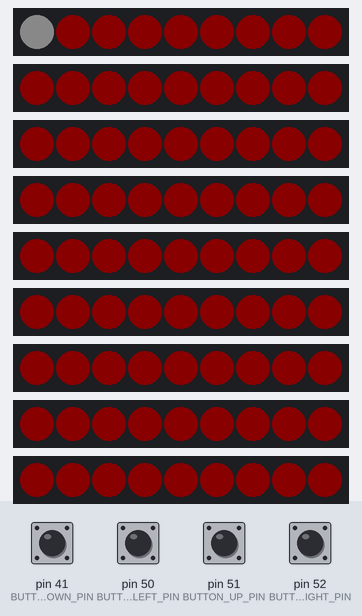
The sketch below on a simulated Arduino Mega 2560, built with avr-gcc and run on an emulated ATmega2560. Shown: 9 × 9 RGB LEDs in strip order, left to right. The test bench sets the inputs (shaded band); at power-on: pin 41 (BUTTON_DOWN_PIN), pin 50 (BUTTON_LEFT_PIN), pin 51 (BUTTON_UP_PIN), pin 52 (BUTTON_RIGHT_PIN) HIGH. Dim RGB values are drawn brighter than linear.

Above: at 1.2 s.
1.3 s: pin 51 (BUTTON_UP_PIN) pulled LOW for 1 s
At 3.4 s:
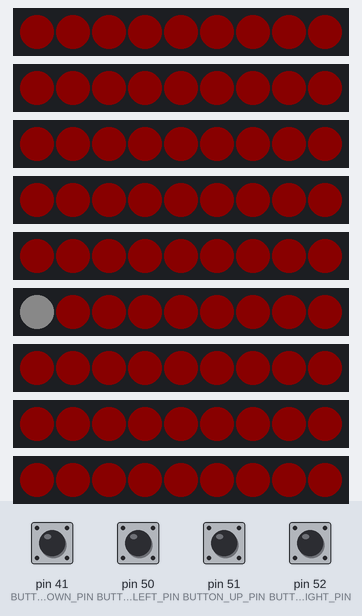
3.8 s: pin 51 (BUTTON_UP_PIN) pulled LOW for 0.15 s
At 5.0 s:
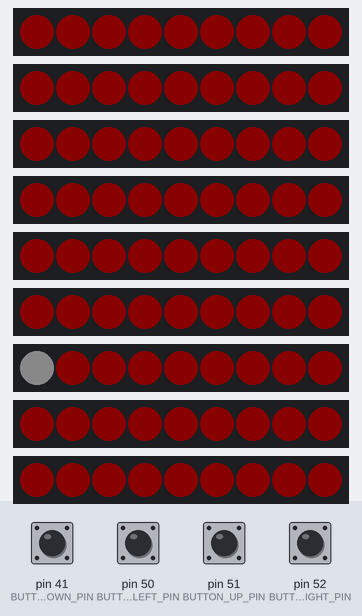
5.4 s: pin 51 (BUTTON_UP_PIN) pulled LOW for 0.15 s
At 6.4 s:
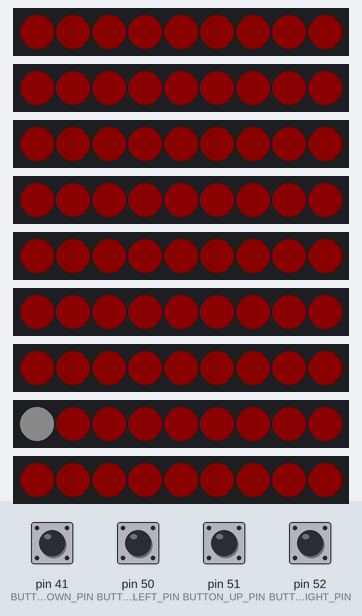
7.0 s: pin 51 (BUTTON_UP_PIN) pulled LOW for 0.15 s
At 7.6 s:
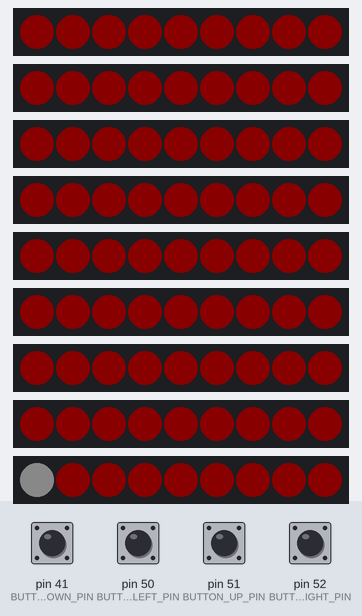
8.6 s: pin 52 (BUTTON_RIGHT_PIN) pulled LOW for 0.15 s
At 8.9 s:
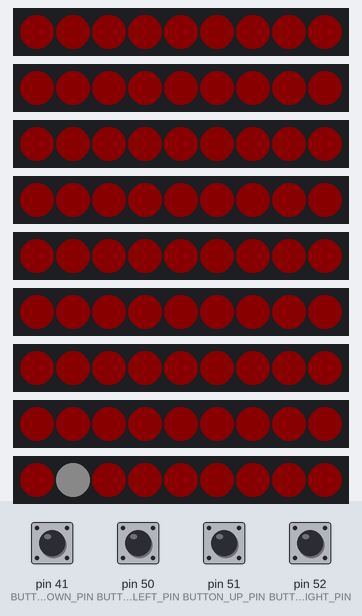
10.2 s: pin 41 (BUTTON_DOWN_PIN) pulled LOW for 0.15 s
At 11.3 s:
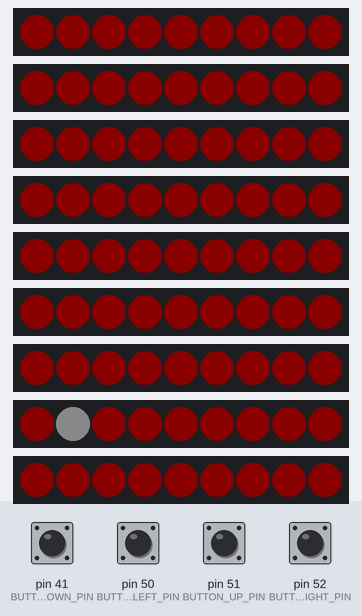
Timing chart, 0 to 12.8 s (numbered marks = the images above; inputs shaded):
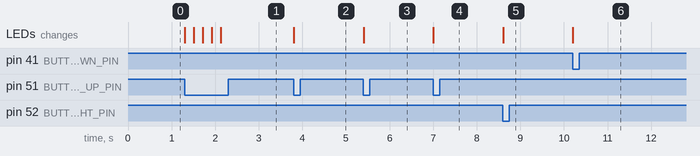

The sketch:

Testing.ino
```cpp
#include <FastLED.h>

#define LED_PIN3     3
#define LED_PIN4     4
#define LED_PIN5     5
#define LED_PIN6     6
#define LED_PIN7     7
#define LED_PIN8     8
#define LED_PIN9     9
#define LED_PIN10    10
#define LED_PIN11    11
#define NUM_LEDS    9   // 9 rows x 9 columns
#define BRIGHTNESS  10  // LED brightness


#define BUTTON_UP_PIN    51  // Pin for the UP button
#define BUTTON_DOWN_PIN  41  // Pin for the DOWN button
#define BUTTON_LEFT_PIN  50  // Pin for the LEFT button
#define BUTTON_RIGHT_PIN 52  // Pin for the RIGHT button

#define COLOR_ON    CRGB::White   // Color when LED is ON
#define COLOR_OFF   CRGB::Red   // Color when LED is OFF

CRGB leds[NUM_LEDS][NUM_LEDS];

int currentRow = 0; // Initial row index
int currentCol = 0; // Initial column index

void setup() {
  /*
   Starting LED in top left*//*
  FastLED.addLeds<WS2812B, LED_PIN3, GRB>(leds[0], NUM_LEDS);
  FastLED.addLeds<WS2812B, LED_PIN4, GRB>(leds[1], NUM_LEDS);
  FastLED.addLeds<WS2812B, LED_PIN5, GRB>(leds[2], NUM_LEDS);
  FastLED.addLeds<WS2812B, LED_PIN6, GRB>(leds[3], NUM_LEDS);
  FastLED.addLeds<WS2812B, LED_PIN7, GRB>(leds[4], NUM_LEDS);
  FastLED.addLeds<WS2812B, LED_PIN8, GRB>(leds[5], NUM_LEDS);
  FastLED.addLeds<WS2812B, LED_PIN9, GRB>(leds[6], NUM_LEDS);
  FastLED.addLeds<WS2812B, LED_PIN10, GRB>(leds[7], NUM_LEDS);
  FastLED.addLeds<WS2812B, LED_PIN11, GRB>(leds[8], NUM_LEDS);*/

  // Starting LED in bottom left
  FastLED.addLeds<WS2812B, LED_PIN11, GRB>(leds[0], NUM_LEDS);
  FastLED.addLeds<WS2812B, LED_PIN10, GRB>(leds[1], NUM_LEDS);
  FastLED.addLeds<WS2812B, LED_PIN9, GRB>(leds[2], NUM_LEDS);
  FastLED.addLeds<WS2812B, LED_PIN8, GRB>(leds[3], NUM_LEDS);
  FastLED.addLeds<WS2812B, LED_PIN7, GRB>(leds[4], NUM_LEDS);
  FastLED.addLeds<WS2812B, LED_PIN6, GRB>(leds[5], NUM_LEDS);
  FastLED.addLeds<WS2812B, LED_PIN5, GRB>(leds[6], NUM_LEDS);
  FastLED.addLeds<WS2812B, LED_PIN4, GRB>(leds[7], NUM_LEDS);
  FastLED.addLeds<WS2812B, LED_PIN3, GRB>(leds[8], NUM_LEDS);

  FastLED.setBrightness(BRIGHTNESS);

  // Initialize button pins as INPUT with pull-up resistors
  pinMode(BUTTON_UP_PIN, INPUT_PULLUP);
  pinMode(BUTTON_DOWN_PIN, INPUT_PULLUP);
  pinMode(BUTTON_LEFT_PIN, INPUT_PULLUP);
  pinMode(BUTTON_RIGHT_PIN, INPUT_PULLUP);
  lightUpLED(currentRow, currentCol);
}

// LEDs begin at
void loop() {
  // Move the LED based on button presses
  if (digitalRead(BUTTON_UP_PIN) == LOW && currentRow < 8) {
    currentRow++;
    lightUpLED(currentRow, currentCol);
    delay(200); // Button debounce delay
  } else if (digitalRead(BUTTON_DOWN_PIN) == LOW && currentRow > 0) {
    currentRow--;
    lightUpLED(currentRow, currentCol);
    delay(200); // Button debounce delay
  } else if (digitalRead(BUTTON_LEFT_PIN) == LOW && currentCol > 0) {
    currentCol--;
    lightUpLED(currentRow, currentCol);
    delay(200); // Button debounce delay
  } else if (digitalRead(BUTTON_RIGHT_PIN) == LOW && currentCol < 8) {
    currentCol++;
    lightUpLED(currentRow, currentCol);
    delay(200); // Button debounce delay
  }

  // Light up the current LED

}

// Function to light up the LED at given row and column
void lightUpLED(int row, int col) {
  // Turn off all LEDs
  FastLED.clear();
  for(int i=0; i<9;++i){
    for(int j=0;j<9;++j){
        leds[i][j]=COLOR_OFF;
        if((i==currentRow)&&(j==currentCol)){
          leds[i][j]=COLOR_ON;
        }
    }
  }
  // Turn on the specified LED


  // Show the LEDs
  FastLED.show();
  }
```

Measured:
- after the input at 1.3 s, the LEDs: first change at once (image 1 shows a later state)
- after the input at 3.8 s, the LEDs: change at once (image 2)
- after the input at 5.4 s, the LEDs: change at once (image 3)
- after the input at 7.0 s, the LEDs: change at once (image 4)
- after the input at 8.6 s, the LEDs: change at once (image 5)
- after the input at 10.2 s, the LEDs: change at once (image 6)
